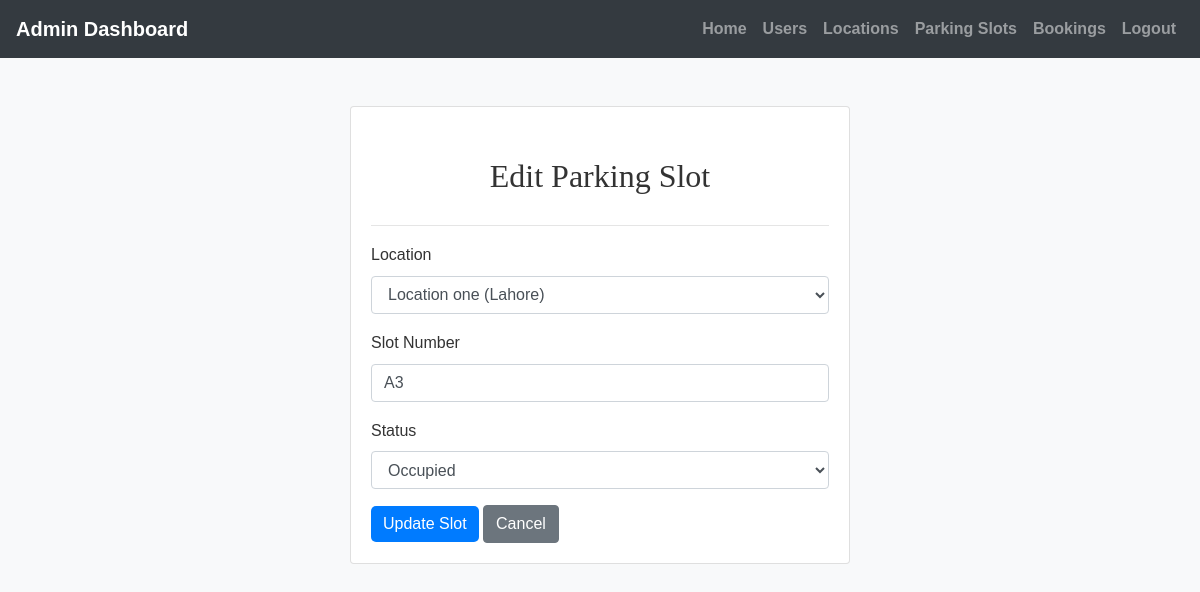
Screenshot of /admin/edit_slot.php?id=4 (signed in) with the database file from the repository.
### tables this page shows
CREATE TABLE `parking_slots` (
  `slot_id` int(11) NOT NULL,
  `location_id` int(11) NOT NULL,
  `slot_number` varchar(10) NOT NULL,
  `status` enum('available','occupied','reserved') NOT NULL DEFAULT 'available',
  `updated_at` datetime NOT NULL DEFAULT current_timestamp() ON UPDATE current_timestamp()
);

CREATE TABLE `parking_locations` (
  `location_id` int(11) NOT NULL,
  `name` varchar(100) NOT NULL,
  `address` varchar(255) NOT NULL,
  `city` varchar(50) NOT NULL,
  `latitude` decimal(9,6) NOT NULL,
  `longitude` decimal(9,6) NOT NULL,
  `total_slots` int(11) NOT NULL,
  `created_at` datetime NOT NULL DEFAULT current_timestamp(),
  `updated_at` datetime NOT NULL DEFAULT current_timestamp() ON UPDATE current_timestamp()
);

### admin/edit_slot.php (the view, shortened to what this page needs)
<?php
include('config.php');
$slot_id = intval($_GET['id']);
$slot = mysqli_query($conn, "SELECT * FROM Parking_Slots WHERE slot_id = $slot_id");
$slot = mysqli_fetch_assoc($slot);
$locations = mysqli_query($conn, "SELECT * FROM Parking_Locations ORDER BY name ASC");
?>
<!DOCTYPE html>
<html>
<head>
    <link rel="stylesheet" href="https://maxcdn.bootstrapcdn.com/bootstrap/4.5.2/css/bootstrap.min.css">
    <link rel="stylesheet" href="../css/style.css">
</head>
<body>
<?php include('admin_navbar.php'); ?>
<div class="container mt-5">
    <div class="card mx-auto" style="max-width: 500px;">
        <div class="card-body">
            <h2>Edit Parking Slot</h2>
            <hr>
            <form method="POST">
                <div class="form-group">
                    <label>Location</label>
                    <select name="location_id" class="form-control" required>
                        <?php while ($loc = mysqli_fetch_assoc($locations)) { ?>
                            <option value="<?= $loc['location_id'] ?>" <?= $slot['location_id'] == $loc['location_id'] ? 'selected' : '' ?>>
                                <?= $loc['name'] ?> (<?= $loc['city'] ?>)
                            </option>
                        <?php } ?>
                    </select>
                </div>
                <div class="form-group">
                    <label>Slot Number</label>
                    <input type="text" name="slot_number" class="form-control" value="<?= $slot['slot_number'] ?>" required>
                </div>
                <div class="form-group">
                    <label>Status</label>
                    <select name="status" class="form-control">
                        <option value="occupied" <?= $slot['status'] == 'occupied' ? 'selected' : '' ?>>Occupied</option>
                    </select>
                </div>
                <button type="submit" name="update_slot" class="btn btn-primary">Update Slot</button>
                <a href="view_slots.php" class="btn btn-secondary">Cancel</a>
            </form>
        </div>
    </div>
</div>
</body>
</html>

### css/style.css (style rules this page uses)
body { background-color: #f8f9fa; font-family: 'Arial', sans-serif; color: #333; line-height: 1.6; }
h1, h2, h3, h4 { text-align: center; margin-top: 30px; margin-bottom: 30px; font-family: 'Georgia', serif; }
.container { margin-bottom: 40px; }
.btn-primary { color: #fff; border: none; border-radius: 5px; cursor: pointer; transition: background-color 0.3s ease; }
a { color: #006666; text-decoration: none; font-weight: bold; }

### rows the page displays
parking_slots: location_id "Location one (Lahore)", slot_number "A3", status "Occupied"
